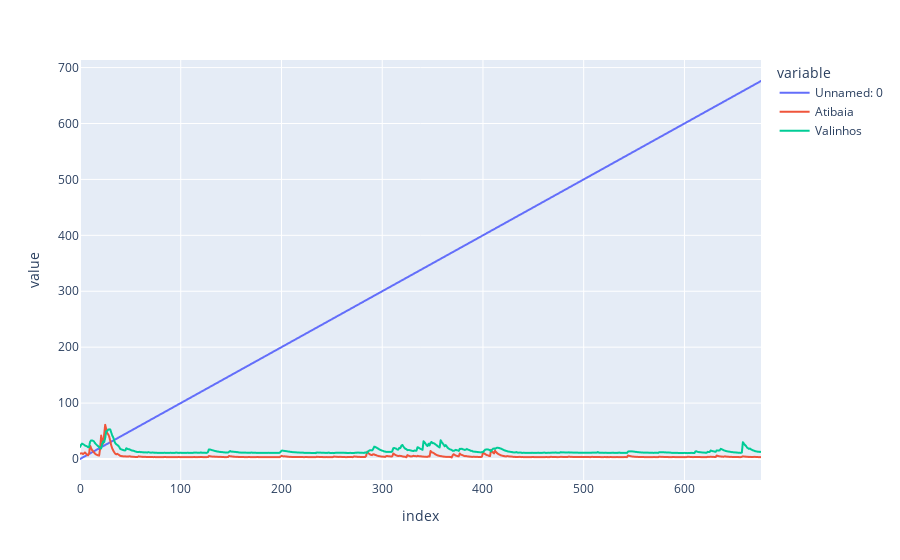

The notebook cell saved with this chart:
### Code cell
import pandas as pd
import os

os.chdir('/Users/raphael/PycharmProjects/projeto-de-pesquisa/Scripts/Resultados/Resultados Pouca água')

file = 'Atendimentos'

df = pd.read_excel(f'{file}.xlsx')

pd.options.plotting.backend = 'plotly'

df.plot()

### Figure 1 — Plotly figure (JSON) as saved in the notebook; plotly's stock layout.template omitted (floating-point values rounded to 4 significant figures; data arrays with more than 128 entries replaced by an {"elided": "..."} marker saying what was removed)
{"data": [{"hovertemplate": "variable=Unnamed: 0<br>index=%{x}<br>value=%{y}<extra></extra>", "legendgroup": "Unnamed: 0", "line": {"color": "#636efa", "dash": "solid"}, "marker": {"symbol": "circle"}, "mode": "lines", "name": "Unnamed: 0", "showlegend": true, "x": {"elided": "677 int values"}, "xaxis": "x", "y": {"elided": "677 float values"}, "yaxis": "y", "type": "scattergl"}, {"hovertemplate": "variable=Atibaia<br>index=%{x}<br>value=%{y}<extra></extra>", "legendgroup": "Atibaia", "line": {"color": "#EF553B", "dash": "solid"}, "marker": {"symbol": "circle"}, "mode": "lines", "name": "Atibaia", "showlegend": true, "x": {"elided": "677 int values"}, "xaxis": "x", "y": {"elided": "677 float values"}, "yaxis": "y", "type": "scattergl"}, {"hovertemplate": "variable=Valinhos<br>index=%{x}<br>value=%{y}<extra></extra>", "legendgroup": "Valinhos", "line": {"color": "#00cc96", "dash": "solid"}, "marker": {"symbol": "circle"}, "mode": "lines", "name": "Valinhos", "showlegend": true, "x": {"elided": "677 int values"}, "xaxis": "x", "y": {"elided": "677 float values"}, "yaxis": "y", "type": "scattergl"}], "layout": {"xaxis": {"anchor": "y", "domain": [0.0, 1.0], "title": {"text": "index"}}, "yaxis": {"anchor": "x", "domain": [0.0, 1.0], "title": {"text": "value"}}, "legend": {"title": {"text": "variable"}, "tracegroupgap": 0}, "margin": {"t": 60}}}
